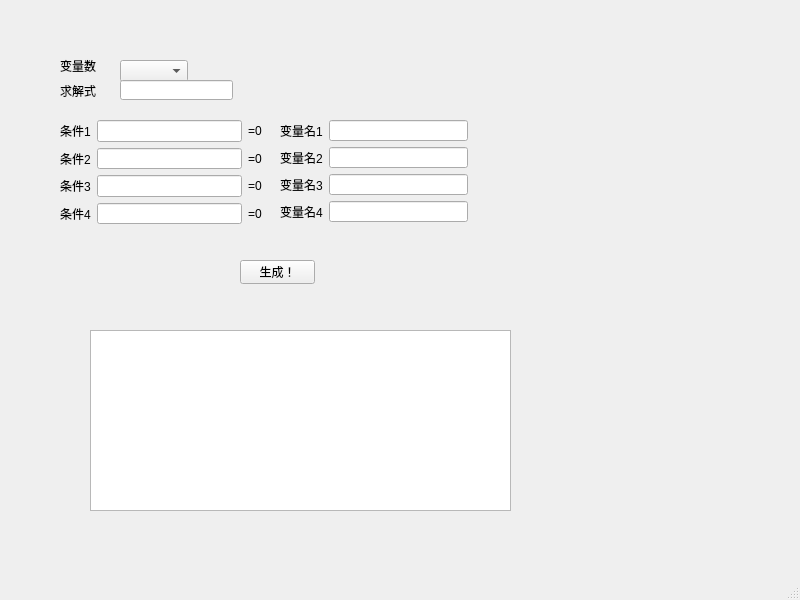
<?xml version="1.0" encoding="UTF-8"?>
<ui version="4.0">
 <class>MainWindow</class>
 <widget class="QMainWindow" name="MainWindow">
  <property name="geometry">
   <rect>
    <x>0</x>
    <y>0</y>
    <width>800</width>
    <height>600</height>
   </rect>
  </property>
  <property name="windowTitle">
   <string>MainWindow</string>
  </property>
  <widget class="QWidget" name="centralwidget">
   <widget class="QLabel" name="label">
    <property name="geometry">
     <rect>
      <x>60</x>
      <y>50</y>
      <width>41</width>
      <height>31</height>
     </rect>
    </property>
    <property name="text">
     <string>变量数</string>
    </property>
   </widget>
   <widget class="QComboBox" name="number_of_index">
    <property name="geometry">
     <rect>
      <x>120</x>
      <y>60</y>
      <width>68</width>
      <height>22</height>
     </rect>
    </property>
   </widget>
   <widget class="QLabel" name="label_2">
    <property name="geometry">
     <rect>
      <x>60</x>
      <y>80</y>
      <width>61</width>
      <height>21</height>
     </rect>
    </property>
    <property name="text">
     <string>求解式</string>
    </property>
   </widget>
   <widget class="QLineEdit" name="lineEdit">
    <property name="geometry">
     <rect>
      <x>120</x>
      <y>80</y>
      <width>113</width>
      <height>20</height>
     </rect>
    </property>
   </widget>
   <widget class="QWidget" name="layoutWidget2">
    <property name="geometry">
     <rect>
      <x>280</x>
      <y>120</y>
      <width>188</width>
      <height>102</height>
     </rect>
    </property>
    <layout class="QHBoxLayout" name="horizontalLayout_2">
     <item>
      <layout class="QVBoxLayout" name="verticalLayout_3">
       <item>
        <widget class="QLabel" name="label_condition_number1">
         <property name="text">
          <string>变量名1</string>
         </property>
        </widget>
       </item>
       <item>
        <widget class="QLabel" name="label_condition_number2">
         <property name="text">
          <string>变量名2</string>
         </property>
        </widget>
       </item>
       <item>
        <widget class="QLabel" name="label_condition_number3">
         <property name="text">
          <string>变量名3</string>
         </property>
        </widget>
       </item>
       <item>
        <widget class="QLabel" name="label_condition_number4">
         <property name="text">
          <string>变量名4</string>
         </property>
        </widget>
       </item>
      </layout>
     </item>
     <item>
      <layout class="QVBoxLayout" name="verticalLayout_4">
       <item>
        <widget class="QLineEdit" name="condition_name_1"/>
       </item>
       <item>
        <widget class="QLineEdit" name="condition_name_2"/>
       </item>
       <item>
        <widget class="QLineEdit" name="condition_name_3"/>
       </item>
       <item>
        <widget class="QLineEdit" name="condition_name_4"/>
       </item>
      </layout>
     </item>
    </layout>
   </widget>
   <widget class="QPushButton" name="Activicate">
    <property name="geometry">
     <rect>
      <x>240</x>
      <y>260</y>
      <width>75</width>
      <height>24</height>
     </rect>
    </property>
    <property name="text">
     <string>生成！</string>
    </property>
   </widget>
   <widget class="QTextEdit" name="result">
    <property name="geometry">
     <rect>
      <x>90</x>
      <y>330</y>
      <width>421</width>
      <height>181</height>
     </rect>
    </property>
   </widget>
   <widget class="QWidget" name="">
    <property name="geometry">
     <rect>
      <x>60</x>
      <y>120</y>
      <width>202</width>
      <height>104</height>
     </rect>
    </property>
    <layout class="QHBoxLayout" name="horizontalLayout_3">
     <item>
      <layout class="QHBoxLayout" name="horizontalLayout">
       <item>
        <layout class="QVBoxLayout" name="verticalLayout">
         <item>
          <widget class="QLabel" name="condition1_label">
           <property name="enabled">
            <bool>true</bool>
           </property>
           <property name="text">
            <string>条件1</string>
           </property>
           <property name="openExternalLinks">
            <bool>false</bool>
           </property>
          </widget>
         </item>
         <item>
          <widget class="QLabel" name="condition2_label">
           <property name="text">
            <string>条件2</string>
           </property>
          </widget>
         </item>
         <item>
          <widget class="QLabel" name="condition3_label">
           <property name="text">
            <string>条件3</string>
           </property>
          </widget>
         </item>
         <item>
          <widget class="QLabel" name="condition4_label">
           <property name="text">
            <string>条件4</string>
           </property>
          </widget>
         </item>
        </layout>
       </item>
       <item>
        <layout class="QVBoxLayout" name="verticalLayout_2">
         <item>
          <widget class="QLineEdit" name="condition_line1"/>
         </item>
         <item>
          <widget class="QLineEdit" name="condition_line2"/>
         </item>
         <item>
          <widget class="QLineEdit" name="condition_line3"/>
         </item>
         <item>
          <widget class="QLineEdit" name="condition_line4"/>
         </item>
        </layout>
       </item>
      </layout>
     </item>
     <item>
      <layout class="QVBoxLayout" name="verticalLayout_5">
       <item>
        <widget class="QLabel" name="zero_1">
         <property name="text">
          <string>=0</string>
         </property>
        </widget>
       </item>
       <item>
        <widget class="QLabel" name="zero_2">
         <property name="text">
          <string>=0</string>
         </property>
        </widget>
       </item>
       <item>
        <widget class="QLabel" name="zero_3">
         <property name="text">
          <string>=0</string>
         </property>
        </widget>
       </item>
       <item>
        <widget class="QLabel" name="zero_4">
         <property name="text">
          <string>=0</string>
         </property>
        </widget>
       </item>
      </layout>
     </item>
    </layout>
   </widget>
  </widget>
  <widget class="QMenuBar" name="menubar">
   <property name="geometry">
    <rect>
     <x>0</x>
     <y>0</y>
     <width>800</width>
     <height>33</height>
    </rect>
   </property>
  </widget>
  <widget class="QStatusBar" name="statusbar"/>
 </widget>
 <resources/>
 <connections/>
</ui>
